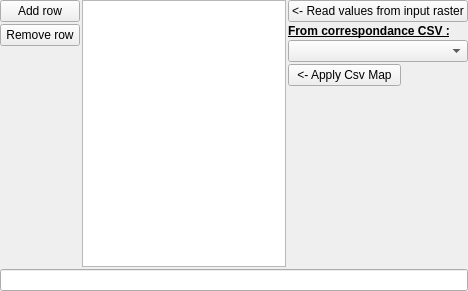
<?xml version="1.0" encoding="UTF-8"?>
<ui version="4.0">
 <class>Form</class>
 <widget class="QWidget" name="Form">
  <property name="geometry">
   <rect>
    <x>0</x>
    <y>0</y>
    <width>468</width>
    <height>291</height>
   </rect>
  </property>
  <property name="windowTitle">
   <string>Form</string>
  </property>
  <layout class="QHBoxLayout" name="horizontalLayout">
   <property name="spacing">
    <number>2</number>
   </property>
   <property name="leftMargin">
    <number>0</number>
   </property>
   <property name="topMargin">
    <number>0</number>
   </property>
   <property name="rightMargin">
    <number>0</number>
   </property>
   <property name="bottomMargin">
    <number>0</number>
   </property>
   <item>
    <layout class="QVBoxLayout" name="verticalLayout_1">
     <item>
      <layout class="QHBoxLayout" name="horizontalLayout_2">
       <item>
        <layout class="QVBoxLayout" name="verticalLayout_2">
         <item>
          <widget class="QPushButton" name="pushButton_add_tableview_row">
           <property name="text">
            <string>Add row</string>
           </property>
          </widget>
         </item>
         <item>
          <widget class="QPushButton" name="pushButton_delete_tableview_row">
           <property name="text">
            <string>Remove row</string>
           </property>
          </widget>
         </item>
         <item>
          <spacer name="verticalSpacer_2">
           <property name="orientation">
            <enum>Qt::Vertical</enum>
           </property>
           <property name="sizeHint" stdset="0">
            <size>
             <width>20</width>
             <height>40</height>
            </size>
           </property>
          </spacer>
         </item>
        </layout>
       </item>
       <item>
        <widget class="QTableView" name="tableView_mapping">
         <property name="minimumSize">
          <size>
           <width>0</width>
           <height>100</height>
          </size>
         </property>
        </widget>
       </item>
       <item>
        <layout class="QVBoxLayout" name="verticalLayout">
         <item>
          <widget class="QPushButton" name="button_read_values_from_input">
           <property name="text">
            <string>&lt;- Read values from input raster</string>
           </property>
          </widget>
         </item>
         <item>
          <widget class="QLabel" name="label_csv">
           <property name="font">
            <font>
             <weight>75</weight>
             <bold>true</bold>
            </font>
           </property>
           <property name="text">
            <string>&lt;html&gt;&lt;head/&gt;&lt;body&gt;&lt;p&gt;&lt;span style=&quot; text-decoration: underline;&quot;&gt;From correspondance CSV :&lt;/span&gt;&lt;/p&gt;&lt;/body&gt;&lt;/html&gt;</string>
           </property>
           <property name="margin">
            <number>3</number>
           </property>
          </widget>
         </item>
         <item>
          <widget class="QComboBox" name="combobox_csv_headers_selector"/>
         </item>
         <item>
          <widget class="QPushButton" name="button_populate_from_csv">
           <property name="maximumSize">
            <size>
             <width>113</width>
             <height>16777215</height>
            </size>
           </property>
           <property name="text">
            <string>&lt;- Apply Csv Map</string>
           </property>
          </widget>
         </item>
         <item>
          <spacer name="verticalSpacer">
           <property name="orientation">
            <enum>Qt::Vertical</enum>
           </property>
           <property name="sizeHint" stdset="0">
            <size>
             <width>20</width>
             <height>40</height>
            </size>
           </property>
          </spacer>
         </item>
        </layout>
       </item>
       <item>
        <spacer name="horizontalSpacer_2">
         <property name="orientation">
          <enum>Qt::Horizontal</enum>
         </property>
         <property name="sizeHint" stdset="0">
          <size>
           <width>40</width>
           <height>20</height>
          </size>
         </property>
        </spacer>
       </item>
      </layout>
     </item>
     <item>
      <widget class="QLineEdit" name="leText">
       <property name="enabled">
        <bool>true</bool>
       </property>
       <property name="text">
        <string/>
       </property>
       <property name="readOnly">
        <bool>false</bool>
       </property>
      </widget>
     </item>
    </layout>
   </item>
  </layout>
 </widget>
 <resources/>
 <connections/>
</ui>
